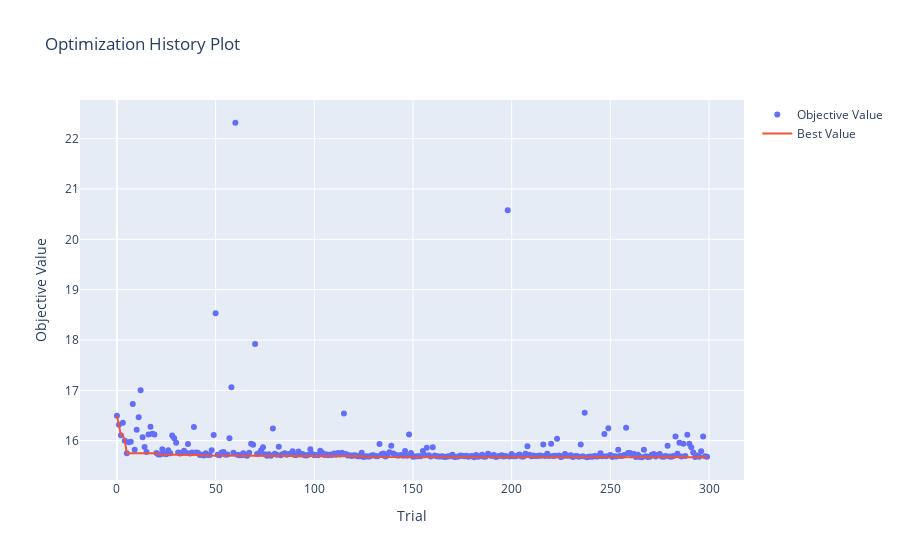

Here is the notebook cell this chart was saved with:
### Code cell
# 하이퍼파라미터 최적화 과정을 확인
optuna.visualization.plot_optimization_history(study)

### Figure 1 — Plotly figure (JSON) as saved in the notebook; plotly's stock layout.template omitted (floating-point values rounded to 4 significant figures; data arrays with more than 128 entries replaced by an {"elided": "..."} marker saying what was removed)
{"data": [{"mode": "markers", "name": "Objective Value", "type": "scatter", "x": {"elided": "300 int values"}, "y": {"elided": "300 float values"}}, {"mode": "lines", "name": "Best Value", "type": "scatter", "x": {"elided": "300 int values"}, "y": {"elided": "300 float values"}}, {"marker": {"color": "#cccccc"}, "mode": "markers", "name": "Infeasible Trial", "showlegend": false, "type": "scatter", "x": [], "y": []}], "layout": {"title": {"text": "Optimization History Plot"}, "xaxis": {"title": {"text": "Trial"}}, "yaxis": {"title": {"text": "Objective Value"}}}}
